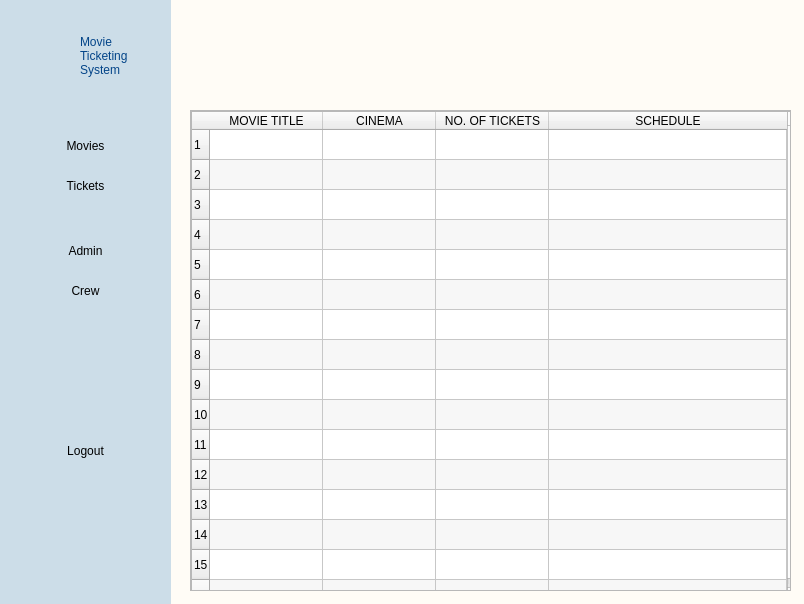
<?xml version="1.0" encoding="UTF-8"?>
<ui version="4.0">
 <class>MainWindow</class>
 <widget class="QMainWindow" name="MainWindow">
  <property name="geometry">
   <rect>
    <x>0</x>
    <y>0</y>
    <width>804</width>
    <height>604</height>
   </rect>
  </property>
  <property name="windowTitle">
   <string>MainWindow</string>
  </property>
  <widget class="QWidget" name="centralwidget">
   <widget class="QWidget" name="navigationBG" native="true">
    <property name="geometry">
     <rect>
      <x>0</x>
      <y>0</y>
      <width>171</width>
      <height>611</height>
     </rect>
    </property>
    <property name="styleSheet">
     <string notr="true">#navigationBG {
background-color: #ccdde8;

}

</string>
    </property>
    <widget class="QLabel" name="systemLabel">
     <property name="geometry">
      <rect>
       <x>80</x>
       <y>15</y>
       <width>71</width>
       <height>81</height>
      </rect>
     </property>
     <property name="styleSheet">
      <string notr="true">#systemLabel {
font: 75 12pt &quot;MS Shell Dlg 2&quot;;
color: #034488;
}</string>
     </property>
     <property name="text">
      <string>Movie
Ticketing
System</string>
     </property>
     <property name="alignment">
      <set>Qt::AlignLeading|Qt::AlignLeft|Qt::AlignVCenter</set>
     </property>
    </widget>
    <widget class="QPushButton" name="pushButton">
     <property name="geometry">
      <rect>
       <x>20</x>
       <y>30</y>
       <width>71</width>
       <height>51</height>
      </rect>
     </property>
     <property name="text">
      <string/>
     </property>
     <property name="icon">
      <iconset>
       <normaloff>../img/icon.png</normaloff>../img/icon.png</iconset>
     </property>
     <property name="iconSize">
      <size>
       <width>50</width>
       <height>50</height>
      </size>
     </property>
     <property name="flat">
      <bool>true</bool>
     </property>
    </widget>
    <widget class="QPushButton" name="movieButton">
     <property name="geometry">
      <rect>
       <x>20</x>
       <y>130</y>
       <width>131</width>
       <height>31</height>
      </rect>
     </property>
     <property name="text">
      <string>Movies</string>
     </property>
     <property name="icon">
      <iconset>
       <normaloff>../img/movies.png</normaloff>../img/movies.png</iconset>
     </property>
     <property name="iconSize">
      <size>
       <width>40</width>
       <height>40</height>
      </size>
     </property>
     <property name="flat">
      <bool>true</bool>
     </property>
    </widget>
    <widget class="QPushButton" name="movieButton_2">
     <property name="geometry">
      <rect>
       <x>20</x>
       <y>170</y>
       <width>131</width>
       <height>31</height>
      </rect>
     </property>
     <property name="text">
      <string>Tickets</string>
     </property>
     <property name="icon">
      <iconset>
       <normaloff>../img/tickets.png</normaloff>../img/tickets.png</iconset>
     </property>
     <property name="iconSize">
      <size>
       <width>40</width>
       <height>40</height>
      </size>
     </property>
     <property name="flat">
      <bool>true</bool>
     </property>
    </widget>
    <widget class="QPushButton" name="movieButton_3">
     <property name="geometry">
      <rect>
       <x>20</x>
       <y>230</y>
       <width>131</width>
       <height>41</height>
      </rect>
     </property>
     <property name="text">
      <string>Admin</string>
     </property>
     <property name="icon">
      <iconset>
       <normaloff>../img/admin.png</normaloff>../img/admin.png</iconset>
     </property>
     <property name="iconSize">
      <size>
       <width>40</width>
       <height>40</height>
      </size>
     </property>
     <property name="flat">
      <bool>true</bool>
     </property>
    </widget>
    <widget class="QPushButton" name="movieButton_4">
     <property name="geometry">
      <rect>
       <x>20</x>
       <y>270</y>
       <width>131</width>
       <height>41</height>
      </rect>
     </property>
     <property name="text">
      <string>Crew</string>
     </property>
     <property name="icon">
      <iconset>
       <normaloff>../img/crew.png</normaloff>../img/crew.png</iconset>
     </property>
     <property name="iconSize">
      <size>
       <width>40</width>
       <height>40</height>
      </size>
     </property>
     <property name="flat">
      <bool>true</bool>
     </property>
    </widget>
    <widget class="QPushButton" name="movieButton_5">
     <property name="geometry">
      <rect>
       <x>20</x>
       <y>430</y>
       <width>131</width>
       <height>41</height>
      </rect>
     </property>
     <property name="text">
      <string>Logout</string>
     </property>
     <property name="icon">
      <iconset>
       <normaloff>../img/logout.png</normaloff>../img/logout.png</iconset>
     </property>
     <property name="iconSize">
      <size>
       <width>40</width>
       <height>40</height>
      </size>
     </property>
     <property name="flat">
      <bool>true</bool>
     </property>
    </widget>
   </widget>
   <widget class="QWidget" name="mainBG" native="true">
    <property name="geometry">
     <rect>
      <x>160</x>
      <y>0</y>
      <width>651</width>
      <height>611</height>
     </rect>
    </property>
    <property name="styleSheet">
     <string notr="true">#mainBG {
background-color: #fffcf6;

}

</string>
    </property>
    <widget class="QScrollArea" name="scrollArea">
     <property name="geometry">
      <rect>
       <x>30</x>
       <y>110</y>
       <width>601</width>
       <height>481</height>
      </rect>
     </property>
     <property name="widgetResizable">
      <bool>true</bool>
     </property>
     <widget class="QWidget" name="scrollAreaWidgetContents">
      <property name="geometry">
       <rect>
        <x>0</x>
        <y>0</y>
        <width>599</width>
        <height>479</height>
       </rect>
      </property>
      <widget class="QTableWidget" name="tableWidget">
       <property name="geometry">
        <rect>
         <x>0</x>
         <y>0</y>
         <width>611</width>
         <height>491</height>
        </rect>
       </property>
       <property name="editTriggers">
        <set>QAbstractItemView::SelectedClicked</set>
       </property>
       <property name="dragDropOverwriteMode">
        <bool>false</bool>
       </property>
       <property name="alternatingRowColors">
        <bool>true</bool>
       </property>
       <property name="selectionMode">
        <enum>QAbstractItemView::SingleSelection</enum>
       </property>
       <property name="selectionBehavior">
        <enum>QAbstractItemView::SelectRows</enum>
       </property>
       <property name="verticalScrollMode">
        <enum>QAbstractItemView::ScrollPerPixel</enum>
       </property>
       <property name="horizontalScrollMode">
        <enum>QAbstractItemView::ScrollPerPixel</enum>
       </property>
       <property name="rowCount">
        <number>16</number>
       </property>
       <attribute name="horizontalHeaderDefaultSectionSize">
        <number>113</number>
       </attribute>
       <attribute name="horizontalHeaderStretchLastSection">
        <bool>true</bool>
       </attribute>
       <attribute name="verticalHeaderMinimumSectionSize">
        <number>23</number>
       </attribute>
       <attribute name="verticalHeaderDefaultSectionSize">
        <number>30</number>
       </attribute>
       <attribute name="verticalHeaderStretchLastSection">
        <bool>false</bool>
       </attribute>
       <row/>
       <row/>
       <row/>
       <row/>
       <row/>
       <row/>
       <row/>
       <row/>
       <row/>
       <row/>
       <row/>
       <row/>
       <row/>
       <row/>
       <row/>
       <row/>
       <column>
        <property name="text">
         <string>MOVIE TITLE</string>
        </property>
       </column>
       <column>
        <property name="text">
         <string>CINEMA</string>
        </property>
        <property name="textAlignment">
         <set>AlignCenter</set>
        </property>
       </column>
       <column>
        <property name="text">
         <string>NO. OF TICKETS</string>
        </property>
        <property name="textAlignment">
         <set>AlignCenter</set>
        </property>
       </column>
       <column>
        <property name="text">
         <string>SCHEDULE</string>
        </property>
       </column>
       <item row="0" column="0">
        <property name="text">
         <string/>
        </property>
        <property name="flags">
         <set>ItemIsSelectable|ItemIsEnabled</set>
        </property>
       </item>
       <item row="0" column="1">
        <property name="text">
         <string/>
        </property>
        <property name="flags">
         <set>ItemIsSelectable|ItemIsEnabled</set>
        </property>
       </item>
       <item row="0" column="2">
        <property name="text">
         <string/>
        </property>
        <property name="flags">
         <set>ItemIsSelectable|ItemIsEnabled</set>
        </property>
       </item>
      </widget>
     </widget>
    </widget>
    <widget class="QLabel" name="label">
     <property name="geometry">
      <rect>
       <x>40</x>
       <y>-10</y>
       <width>331</width>
       <height>141</height>
      </rect>
     </property>
     <property name="text">
      <string/>
     </property>
     <property name="pixmap">
      <pixmap>../img/booklist.png</pixmap>
     </property>
     <property name="scaledContents">
      <bool>true</bool>
     </property>
    </widget>
   </widget>
   <zorder>mainBG</zorder>
   <zorder>navigationBG</zorder>
  </widget>
 </widget>
 <resources/>
 <connections/>
</ui>
